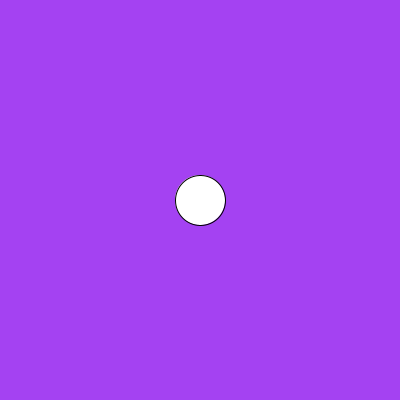
Frame 1 (no input)
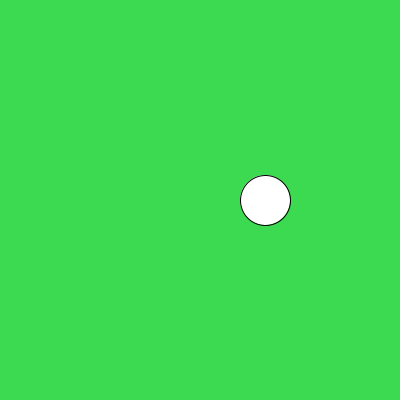
Frame 60 (the mouse pressed at the canvas centre just before this capture)
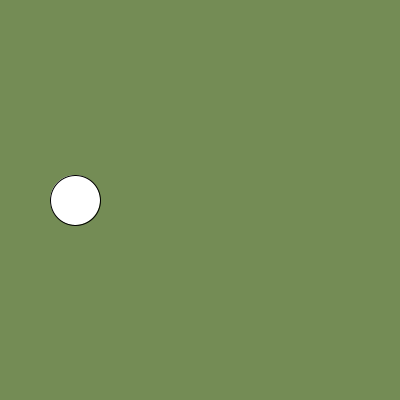
Frame 120 (the mouse held since frame 60 and released just before this capture)

The Processing sketch that drew these frames (run headless with seeded random() and noise(); from frame 60 on, the mouse is pressed at the canvas centre):

// Processing sketch: basicExample
// ── basicExample.pde
int x = 200;
int y = 200;
int velx = 5;
int r = 25;
float red = random(255);
float green = random(255);
float blue = random(255);

void setup(){
    size(400,400);
}

void draw(){
    background(red,green,blue);
    ellipse(x,y,2*r,2*r);
	x = x + velx;
	if(x > width-r || x < r){
		velx = velx*-1;
        red = random(255);
        green = random(255);
        blue = random(255);
	}	
}	
